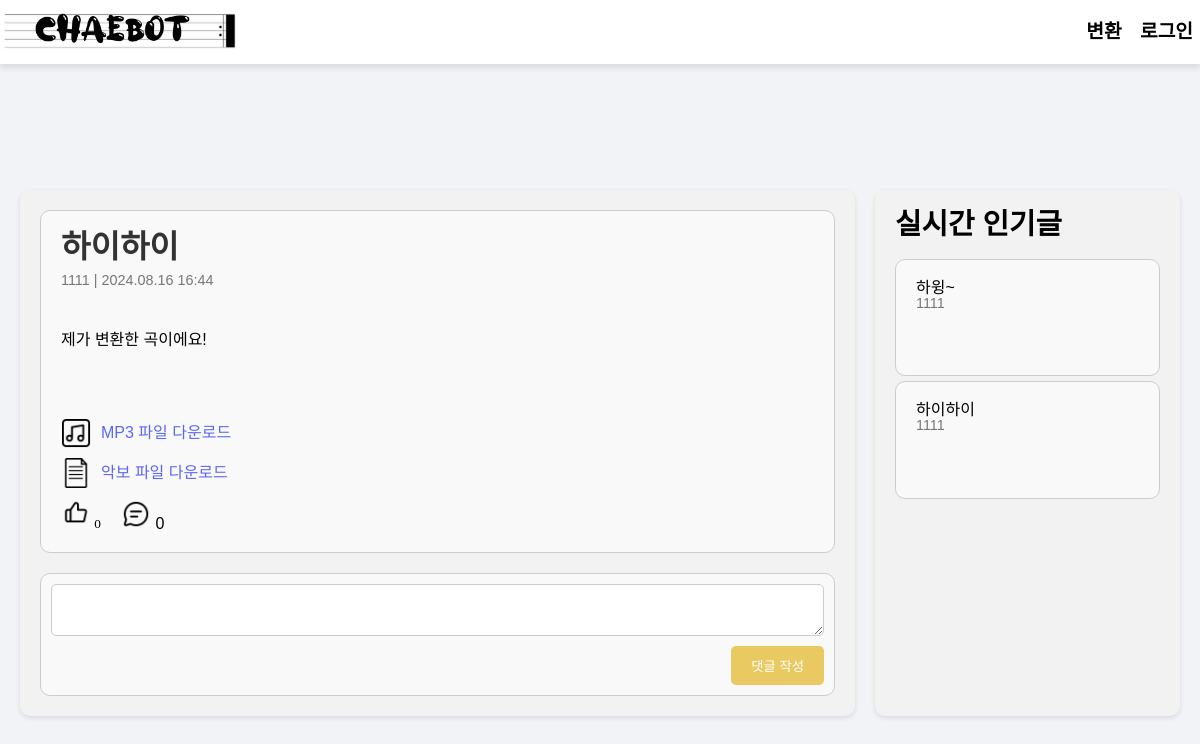
The app's page /post/4/ with its own data.
### myapp/models.py (models this page shows, shortened)
class Post(models.Model):
    author = models.ForeignKey(settings.AUTH_USER_MODEL, on_delete=models.CASCADE)
    title = models.CharField(max_length=200)
    content = models.TextField()
    genre = models.CharField(max_length=100)
    mp3_file = models.FileField(upload_to="mp3s/", blank=True, null=True)
    sheet_file = models.FileField(upload_to="sheets/", blank=True, null=True)
    created_at = models.DateTimeField(auto_now_add=True)
    likes = models.ManyToManyField(
        settings.AUTH_USER_MODEL, related_name="liked_posts", blank=True
    )
    def total_likes(self):
        return self.likes.count()

class CustomUser(AbstractUser):
    user_id = models.CharField(max_length=150, unique=True)
    email = models.EmailField(unique=True)
    age_group = models.CharField(max_length=10, blank=True, null=True)
    gender = models.CharField(max_length=10, blank=True, null=True)
    genres = models.CharField(max_length=255, blank=True, null=True)  # 새로운 필드 추가
    username = models.CharField(max_length=150)
    USERNAME_FIELD = "user_id"
    REQUIRED_FIELDS = ["email"]

### myapp/views.py (the view)
# urls.py: path("post/<int:post_id>/", v.post_detail, name="post_detail"),
def post_detail(request, post_id):
    post = get_object_or_404(Post, id=post_id)
    total_comments = post.comments.count()
    for comment in post.comments.all():
        total_comments += comment.replies.count()
    popular_posts = Post.objects.order_by("-likes")[:5]
    context = {
        "post": post,
        "total_comments": total_comments,
        "popular_posts": popular_posts,
    }
    return render(request, "post_detail.html", context)

### myapp/templates/post_detail.html (shortened to what this page needs)
<!DOCTYPE html>
<html lang="ko">
<head>
    {% load static %}
    <link rel="stylesheet" href="{% static 'css/reset.css' %}">
    <link rel="stylesheet" href="{% static 'css/style.css' %}">
</head>
<body>
    <nav class="navbar">
        <div class="navbar-logo">
            <a href="/"><img src="{% static 'img/logo.png' %}" alt="MP3 to Drum Sheet Converter"></a>
        </div>
        <div class="navbar-menu">
            <a href="{% url 'index' %}" class="active">변환</a>
            {% if user.is_authenticated %}
                <a href="{% url 'chaetting_view' %}" class="active">Chaetting</a>
                <a href="{% url 'logout' %}" class="active">로그아웃</a>
            {% else %}
                <a href="login" class="active" action="{% url 'logout' %}">로그인</a>
            {% endif %}
        </div>
    </nav>
    <main>
        <div class="container">
            <div class="post-detail">
                <div class="post">
                    <h1>{{ post.title }}</h1>
                    <small>{{ post.author.username }} | {{ post.created_at|date:"Y.m.d H:i" }}</small>
                    <p>{{ post.content }}</p>
                    <div class="attachment">
                        {% if post.mp3_file %}
                            <a href="{{ post.mp3_file.url }}" download>
                                <img src="{% static 'img/mp3.png' %}" alt="MP3" class="like-comment-icons"> MP3 파일 다운로드
                            </a>
                        {% endif %}
                        {% if post.sheet_file %}
                            <a href="{{ post.sheet_file.url }}" download>
                                <img src="{% static 'img/note.png' %}" alt="Sheet" class="like-comment-icons"> 악보 파일 다운로드
                            </a>
                        {% endif %}
                    </div>
                    <div class="post-actions">
                        <form method="post" action="{% url 'like_post' post.id %}">
                            <button type="submit" style="background: none; border: none;">
                                {% if user in post.likes.all %}
                                    <img src="{% static 'img/pressed_good.png' %}" alt="Like" class="like-comment-icons">
                                {% else %}
                                    <img src="{% static 'img/bold_like.png' %}" alt="Like" class="like-comment-icons">
                                {% endif %}
                                <span>{{ post.total_likes }}</span>
                            </button>
                        </form>
                        <div>
                            <img src="{% static 'img/comment.png' %}" alt="Comment" class="like-comment-icons">
                            <span>{{ total_comments }}</span>
                        </div>
                    </div>
                </div>
                <form class="comment-form" method="post" action="{% url 'add_comment' post.id %}">
                    <textarea name="content"></textarea>
                    <button type="submit">댓글 작성</button>
                </form>
            </div>
            <div class="sidebar">
                <h3>실시간 인기글</h3>
                {% for popular_post in popular_posts %}
                <div class="post">
                    <h4>{{ popular_post.title }}</h4>
                    <small>{{ popular_post.author.username }}</small>
                </div>
                {% endfor %}
            </div>
        </div>
    </main>
</body>
</html>

### staticfiles/css/style.css (style rules this page uses)
:root { --main--green--color: #048271; --main--gray--color: #e6e6e6; --light--green--color: #9fcbc9; --dark--gray--color: #5b5b5b; }
body { background-color: #f2f3f7; font-family: Pretendard; }
button { font-family: Pretendard; }
main { padding-top: 70px; width: 1200px; margin: 0 auto; }

### myapp/templates/post_detail.html (style rules this page uses)
body { font-family: 'NEXON Lv1 Gothic OTF', Arial, sans-serif; margin-top: 100px; }
.navbar-logo img { max-height: 100px; max-width: 240px; }
.navbar { width: 100%; background-color: rgba(255, 255, 255, 0.98); box-shadow: 0 4px 6px rgba(0, 0, 0, 0.1); display: flex; justify-content: space-between; align-items: center; padding: 10px 0px; position: fixed; top: 0; left: 0; z-index: 2000; height: auto; min-height: 50px; }
.navbar-logo a { text-decoration: none; color: #007BFF; font-size: 1rem; font-weight: bold; }
.navbar-menu a.active { color: #000; font-weight: bold; }
.navbar-menu a { text-decoration: none; color: #666; padding: 5px 7px; font-size: 1.2rem; font-family: 'TheJamsil5Bold', Arial, sans-serif; }
.container { display: flex; justify-content: space-between; padding: 20px; }
.post-detail, .sidebar { background-color: #f2f2f2; padding: 20px; border-radius: 10px; box-shadow: 0 2px 5px rgba(0,0,0,0.1); }
.post-detail { flex: 3; margin-right: 20px; }
.sidebar { flex: 1; }
.post, .comment { background-color: #fffdfda8; border: 1px solid #ccc; padding: 20px; margin-bottom: 5px; border-radius: 10px; }
.post h1 { color: #333; font-size: 2em; font-weight: bold; margin-bottom: 10px; }
.post small { font-size: 0.9em; color: #777; display: block; margin-bottom: 45px; }
.post p { margin-bottom: 70px; }
.like-comment-icons { width: 30px; height: 30px; }
.attachment { margin-top: 20px; }
.attachment a { display: flex; align-items: center; margin-bottom: 10px; color: #5C67F2; text-decoration: none; }
.attachment a img { margin-right: 10px; }
.reply-form, .comment-form { margin-top: 20px; padding: 10px; background-color: #f9f9f9; border: 1px solid #ccc; border-radius: 10px; display: flex; flex-direction: column; align-items: flex-end; }
.reply-form textarea, .comment-form textarea { width: 100%; padding: 10px; border: 1px solid #ccc; border-radius: 5px; margin-bottom: 10px; }
.reply-form button, .comment-form button { padding: 10px 20px; border: none; border-radius: 5px; background-color: #e8c962; color: white; cursor: pointer; font-family: 'NEXON Lv1 Gothic OTF', Arial, sans-serif; }
.post-actions { display: flex; align-items: center; gap: 20px; }
.sidebar h3 { font-size: 1.8em; font-weight: bold; margin-bottom: 20px; }

### records on screen
Post: title "하이하이", author.username "1111", created_at "2024.08.16 16:44", content "제가 변환한 곡이에요!", total_likes "0"
Post: title "하윙~", author.username "1111"

### other values on screen
{{ total_comments }} "0"
